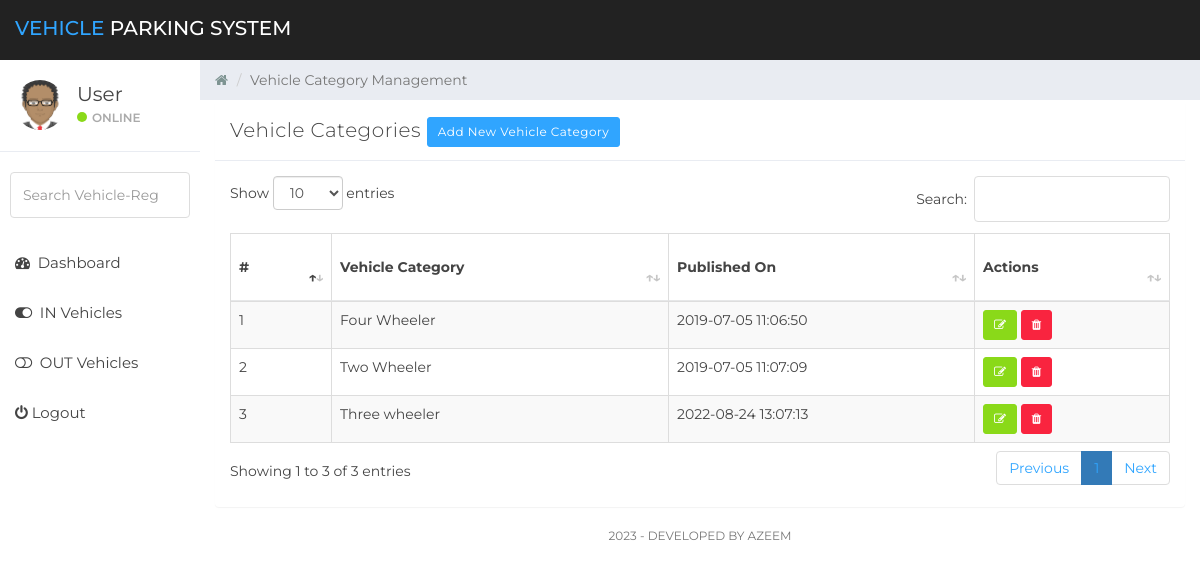
The page /vehicle-category.php (signed in) on the database its author committed.
### tables this page shows
CREATE TABLE `vcategory` (
  `ID` int(10) NOT NULL,
  `VehicleCat` varchar(120) DEFAULT NULL,
  `shortDescription` varchar(50) NOT NULL,
  `CreationDate` timestamp NULL DEFAULT current_timestamp()
);

### vehicle-category.php (the view, shortened to what this page needs)
<?php
    include('includes/dbconn.php');
    if (strlen($_SESSION['vpmsaid']==0)) {
        header('location:logout.php');
        } else {
?>
<!DOCTYPE html>
<html>
<head>
	<link href="css/bootstrap.min.css" rel="stylesheet">
	<link href="css/font-awesome.min.css" rel="stylesheet">
    <link href="css/datatable.css" rel="stylesheet">
	<link href="css/datepicker3.css" rel="stylesheet">
	<link href="css/styles.css" rel="stylesheet">
</head>
<body>
        <?php include 'includes/navigation.php' ?>
		<?php
		$page="vehicle-category";
		include 'includes/sidebar.php'
		?>
	<div class="col-sm-9 col-sm-offset-3 col-lg-10 col-lg-offset-2 main">
		<div class="row">
			<ol class="breadcrumb">
				<li><a href="dashboard.php">
					<em class="fa fa-home"></em>
				</a></li>
				<li class="active">Vehicle Category Management</li>
			</ol>
		</div>
		<div class="row">
			<div class="col-lg-12">
			</div>
		</div>
		<div class="row">
				<div class="col-lg-12">
					<div class="panel panel-default">
						<div class="panel-heading">Vehicle Categories <a href="add-category.php" type="button" class="btn btn-sm btn-primary">Add New Vehicle Category</a></div>
						<div class="panel-body">
                        <table id="example" class="table table-striped table-hover table-bordered" style="width:100%">
        <thead>
            <tr>
                <th>#</th>
                <th>Vehicle Category</th>
                <th>Published On</th>
                <th>Actions</th>
            </tr>
        </thead>
        <tbody>
        <?php
        $ret=mysqli_query($con,"SELECT * from  vcategory");
        $cnt=1;
        while ($row=mysqli_fetch_array($ret)) {
        ?>
            <tr>
            <td><?php echo $cnt;?></td>
            <td><?php  echo $row['VehicleCat'];?></td>
            <td><?php  echo $row['CreationDate'];?></td>
            <td><a href="update-category.php?editid=<?php echo $row['ID'];?>"> <button class="btn btn-success btn-sm"><i class="fa fa-edit"></i></button> </a>
            <a href="remove-category.php?editid=<?php echo $row['ID'];?>"> <button class="btn btn-danger btn-sm"><i class="fa fa-trash"></i></button> </a>
            </td>
            </tr>
                <?php $cnt=$cnt+1;}?>
        </tbody>
    </table>
						</div>
					</div>
				</div>
</div>
        <?php include 'includes/footer.php'?>
	</div>
</body>
</html>
<?php }  ?>

### includes/navigation.php (shortened to what this page needs)
<nav class="navbar navbar-custom navbar-fixed-top" role="navigation">
		<div class="container-fluid">
			<div class="navbar-header">
				<a class="navbar-brand" href="./dashboard.php"><span>Vehicle </span>Parking System</a>
			</div>
		</div>
	</nav>

### includes/sidebar.php (shortened to what this page needs)
<div id="sidebar-collapse" class="col-sm-3 col-lg-2 sidebar">
		<div class="profile-sidebar">
			<div class="profile-userpic">
				<img src="dist/img/avatar.png" width="50" class="img-responsive" alt="Icon">
			</div>
			<div class="profile-usertitle">
				<div class="profile-usertitle-name"><?php echo $_SESSION['role'];?></div>
				<div class="profile-usertitle-status"><span class="indicator label-success"></span>Online</div>
			</div>
		</div>
		<form role="search" action="search-results.php" name="search" method="POST" enctype="multipart/form-data">
			<div class="form-group">
				<input type="text" class="form-control" id="searchdata" name="searchdata" placeholder="Search Vehicle-Reg">
			</div>
		</form>
		<ul class="nav menu">
			<li class="<?php if($page=="dashboard") {echo "active";}?>"><a href="dashboard.php"><em class="fa fa-dashboard">&nbsp;</em> Dashboard</a></li>
			<li class="<?php if($page=="in-vehicle") {echo "active";}?>"><a href="in-vehicles.php"><em class="fa fa-toggle-on">&nbsp;</em> IN Vehicles</a></li>
            <li class="<?php if($page=="out-vehicle") {echo "active";}?>"><a href="out-vehicles.php"><em class="fa fa-toggle-off">&nbsp;</em> OUT Vehicles</a></li>
			<li class="<?php if($page=="logout") {echo "active";}?>"><a href="logout.php"><em class="fa fa-power-off">&nbsp;</em>Logout</a></li>
		</ul>
	</div>

### includes/footer.php
<footer>
	<div class="col-sm-12">
		<p class="back-link"> <?php echo date("Y"); ?> - Developed By Azeem</p>
	</div>
</footer>

### css/datatable.css (style rules this page uses)
table.dataTable { clear: both; margin-top: 6px !important; margin-bottom: 6px !important; max-width: none !important; border-collapse: separate !important; border-spacing: 0; }
table.dataTable td, table.dataTable th { -webkit-box-sizing: content-box; box-sizing: content-box; }
table.dataTable > thead > tr > th:not(.sorting_disabled), table.dataTable > thead > tr > td:not(.sorting_disabled) { padding-right: 30px; }
table.dataTable > thead .sorting, table.dataTable > thead .sorting_asc, table.dataTable > thead .sorting_desc, table.dataTable > thead .sorting_asc_disabled, table.dataTable > thead .sorting_desc_disabled { cursor: pointer; position: relative; }
table.dataTable > thead .sorting:before, table.dataTable > thead .sorting:after, table.dataTable > thead .sorting_asc:before, table.dataTable > thead .sorting_asc:after, table.dataTable > thead .sorting_desc:before, table.dataTable > thead .sorting_desc:after, table.dataTable > thead .sorting_asc_disabled:before, table.dataTable > thead .sorting_asc_disabled:after, table.dataTable > thead .sorting_desc_disabled:before, table.dataTable > thead .sorting_desc_disabled:after { position: absolute; bottom: 0.9em; display: block; opacity: 0.3; }
table.dataTable > thead .sorting:before, table.dataTable > thead .sorting_asc:before, table.dataTable > thead .sorting_desc:before, table.dataTable > thead .sorting_asc_disabled:before, table.dataTable > thead .sorting_desc_disabled:before { right: 1em; content: "↑"; }
table.dataTable > thead .sorting:after, table.dataTable > thead .sorting_asc:after, table.dataTable > thead .sorting_desc:after, table.dataTable > thead .sorting_asc_disabled:after, table.dataTable > thead .sorting_desc_disabled:after { right: 0.5em; content: "↓"; }
table.dataTable > thead .sorting_asc:before, table.dataTable > thead .sorting_desc:after { opacity: 1; }
table.table-bordered.dataTable { border-right-width: 0; }
table.table-bordered.dataTable th, table.table-bordered.dataTable td { border-left-width: 0; }
table.table-bordered.dataTable th:last-child, table.table-bordered.dataTable th:last-child, table.table-bordered.dataTable td:last-child, table.table-bordered.dataTable td:last-child { border-right-width: 1px; }
table.table-bordered.dataTable tbody th, table.table-bordered.dataTable tbody td { border-bottom-width: 0; }

### rows shown on the page
vcategory: VehicleCat "Four Wheeler", CreationDate "2019-07-05 11:06:50"
vcategory: VehicleCat "Two Wheeler", CreationDate "2019-07-05 11:07:09"
vcategory: VehicleCat "Three wheeler", CreationDate "2022-08-24 13:07:13"

### other values the page prints
$_SESSION['role'] "User"
